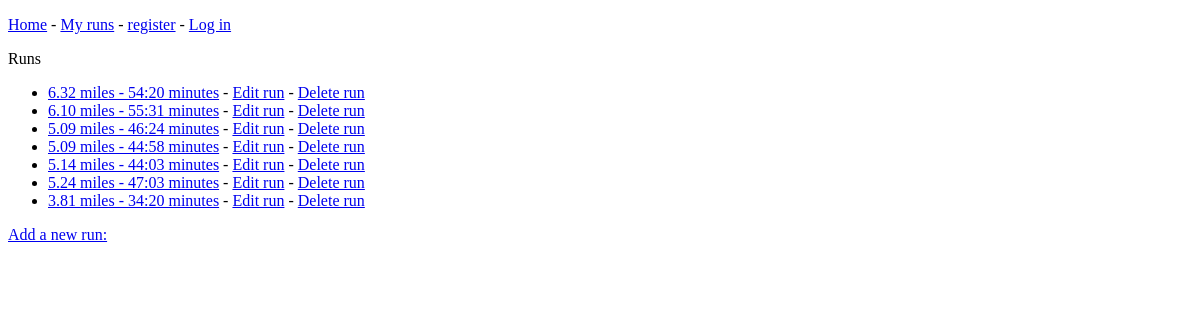
/runs, run on an earlier commit of the app's database.
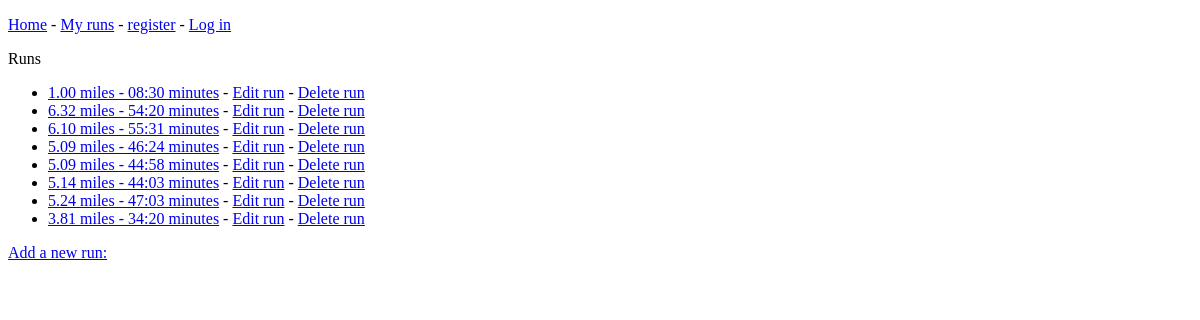
And on a later commit of the database.
### run_stats/models.py (models this page shows)
class Run(models.Model):
    date = models.DateField()
    time = models.TimeField()
    distance = models.DecimalField(max_digits=4, decimal_places=2)
    average_speed = models.DecimalField(max_digits=3, decimal_places=1)
    calories_burned = models.IntegerField()
    steps = models.IntegerField()
    def __str__(self):
        return str(self.distance) + " miles - " + str(self.time)[3:] + " minutes"

### run_stats/views.py (the view)
# urls.py: path('runs', views.runs, name="runs"),
def runs(request):
    runs = Run.objects.order_by('-date')
    context = {'runs': runs}
    return render(request, "run_stats/runs.html", context)

### run_stats/templates/run_stats/runs.html
{% extends "run_stats/base.html" %}
{% block content %}
  <p>Runs</p>
  <ul>
      {% for run in runs %}
      <li>
          <a href="{% url 'run_stats:run' run.id %}">{{ run }}</a> -
          <a href="{% url 'run_stats:edit_run' run.id %}">Edit run</a> -
          <a href="{% url 'run_stats:delete_run' run.id %}">Delete run</a>
      </li>
      {% empty %}
        <li>No runs have been added yet.</li>
      {% endfor %}
  </ul>
  <a href="{% url 'run_stats:new_run' %}">Add a new run:</a>
{% endblock content %}

What changed in the data, as far as the page shows it:
added Run: distance+time "1.00 miles - 08:30 minutes"
